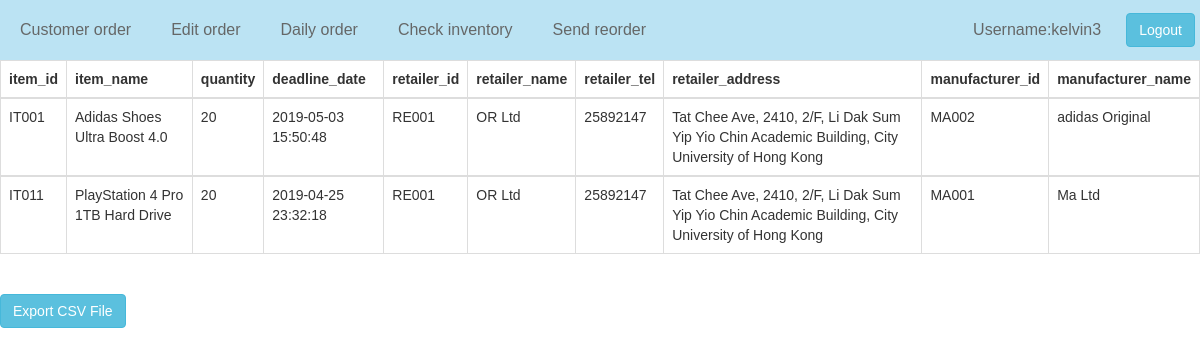
The app's page /sendReorder.php (signed in) with its own data.
### tables this page shows
CREATE TABLE IF NOT EXISTS `Reorder` (
  `reorder_id` char(5) NOT NULL,
  `item_id` char(5) NOT NULL,
  `reorder_no` int(11) NOT NULL,
  `deadline_date` datetime NOT NULL,
  `manufacturer_id` char(5) NOT NULL,
  `retailer_id` char(5) NOT NULL,
  PRIMARY KEY (`reorder_id`)
);

CREATE TABLE IF NOT EXISTS `Item` (
  `item_id` char(5) NOT NULL,
  `item_name` varchar(80) NOT NULL,
  `description` varchar(500) NOT NULL,
  `price` int(5) NOT NULL,
  `img_dir` varchar(255) DEFAULT NULL,
  `inventory_no` int(11) NOT NULL,
  `manufacturer_id` char(5) NOT NULL,
  PRIMARY KEY (`item_id`)
);

CREATE TABLE IF NOT EXISTS `Retailer` (
  `retailer_id` char(5) NOT NULL,
  `retailer_name` varchar(50) NOT NULL,
  `retailer_tel` int(8) NOT NULL,
  `retailer_address` varchar(100) NOT NULL,
  PRIMARY KEY (`retailer_id`)
);

CREATE TABLE IF NOT EXISTS `Manufacturer` (
  `manufacturer_id` char(5) NOT NULL,
  `manufacturer_name` varchar(50) NOT NULL,
  PRIMARY KEY (`manufacturer_id`)
);

### sendReorder.php (the view, shortened to what this page needs)
<?php
    require_once 'connect.php';
?>
<!DOCTYPE html>
<html lang="en">
 <head>
<link rel="stylesheet" href="css/bootstrap.min.css" type="text/css"/>
<link rel="stylesheet" href="css/mystyle.css" type="text/css"/>
</head>
<body>
<nav class="nav navbar-default ">
<ul class="nav navbar-nav">
<li><a href="customerOrder.php">Customer order</a></li>
<li><a href="edit_order.php">Edit order</a></li>
<li><a href="viewOrder.php">Daily order</a></li>
<li><a href="checkinventory.php">Check inventory</a></li>
<li><a href="sendReorder.php">Send reorder</a></li>
</ul>
<ul class="nav navbar-nav navbar-right">
<li><a><?php echo "Username:".$_SESSION['username']; ?> </a></li>
<li>  <button class="btn btn-info navbar-btn"  onclick="window.location.href = 'logout.php';">Logout</button> </li>
</ul>
</nav>
<div>
<table class="table table-bordered">
<thead>
<tr>
<th>item_id</th>
<th>item_name</th>
<th>quantity</th>
<th>deadline_date</th>
<th>retailer_id</th>
<th>retailer_name</th>
<th>retailer_tel</th>
<th>retailer_address</th>
<th>manufacturer_id</th>
<th>manufacturer_name</th>
</tr>
</thead>
<?php
    $sql = "SELECT b.item_id, a.item_name, b.reorder_no, b.deadline_date, b.retailer_id, c.retailer_name, c.retailer_tel, c.retailer_address, b.manufacturer_id, d.manufacturer_name FROM Item a, Reorder b, Retailer c, Manufacturer d WHERE a.item_id = b.item_id AND b.retailer_id = c.retailer_id AND b.manufacturer_id = d.manufacturer_id";
    $result = mysqli_query($conn, $sql);
    if (mysqli_num_rows($result) > 0) {
        while($row = mysqli_fetch_assoc($result)) {
?>
<tbody id="myTable">
<tr>
<td><?php echo $row['item_id'];?></td>
<td><?php echo $row['item_name'];?></td>
<td><?php echo $row['reorder_no'];?></td>
<td><?php echo $row['deadline_date'];?></td>
<td><?php echo $row['retailer_id'];?></td>
<td><?php echo $row['retailer_name'];?></td>
<td><?php echo $row['retailer_tel'];?></td>
<td><?php echo $row['retailer_address'];?></td>
<td><?php echo $row['manufacturer_id'];?></td>
<td><?php echo $row['manufacturer_name'];?></td>
</tr>
</tbody>
<?php    }
    } else { ?>
<h3>  <?php  echo "Sorry, we can't find any result here! Please search again.";
    } ?>
</table>
<br>
<button class="btn btn-info" onclick="exportTableToCSV('reorder.csv')">Export CSV File</button>
</div>
</body>
</html>

### css/mystyle.css (style rules this page uses)
* { margin:0px 0px 0px 0px; padding:auto; }
.nav ul { list-style:none; text-align:center; padding:0; margin:0; }
.nav li { display:inline-block; font-size:16px; padding:5px; }
.navbar-default { background-color: #bbe3f3; border-color: #c3edf1; }
.navbar-default .navbar-nav > li > a { color: #656767; }
* { box-sizing: border-box }
body { font-family: Verdana, sans-serif; margin:0 }

### records on screen
reorder: item "IT001", item.item_name "Adidas Shoes Ultra Boost 4.0", reorder_no "20", deadline_date "2019-05-03 15:50:48", retailer "RE001", retailer.retailer_name "OR Ltd", retailer.retailer_tel "25892147", retailer.retailer_address "Tat Chee Ave, 2410, 2/F, Li Dak Sum Yip Yio Chin Academic Building, City University of Hong Kong", manufacturer "MA002", manufacturer.manufacturer_name "adidas Original"
reorder: item "IT011", item.item_name "PlayStation 4 Pro 1TB Hard Drive", reorder_no "20", deadline_date "2019-04-25 23:32:18", retailer "RE001", retailer.retailer_name "OR Ltd", retailer.retailer_tel "25892147", retailer.retailer_address "Tat Chee Ave, 2410, 2/F, Li Dak Sum Yip Yio Chin Academic Building, City University of Hong Kong", manufacturer "MA001", manufacturer.manufacturer_name "Ma Ltd"

### other values on screen
$_SESSION['username'] "kelvin3"
